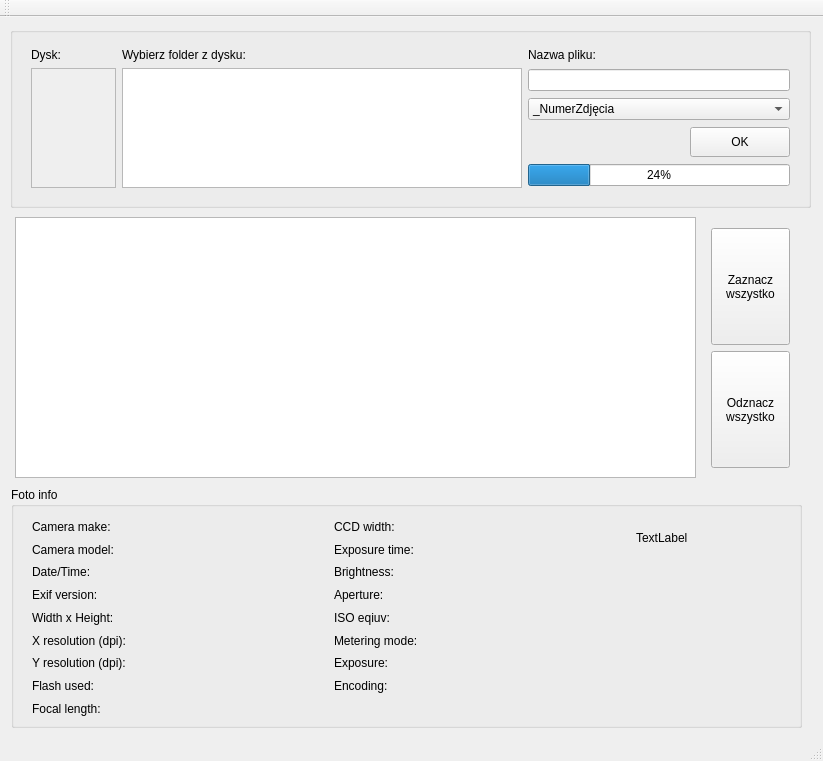
<?xml version="1.0" encoding="UTF-8"?>
<ui version="4.0">
 <class>MainWindow</class>
 <widget class="QMainWindow" name="MainWindow">
  <property name="geometry">
   <rect>
    <x>0</x>
    <y>0</y>
    <width>823</width>
    <height>761</height>
   </rect>
  </property>
  <property name="sizePolicy">
   <sizepolicy hsizetype="Expanding" vsizetype="Expanding">
    <horstretch>0</horstretch>
    <verstretch>0</verstretch>
   </sizepolicy>
  </property>
  <property name="minimumSize">
   <size>
    <width>823</width>
    <height>761</height>
   </size>
  </property>
  <property name="maximumSize">
   <size>
    <width>823</width>
    <height>761</height>
   </size>
  </property>
  <property name="windowTitle">
   <string>MainWindow</string>
  </property>
  <widget class="QWidget" name="centralWidget">
   <widget class="QGroupBox" name="groupBox">
    <property name="geometry">
     <rect>
      <x>10</x>
      <y>10</y>
      <width>801</width>
      <height>181</height>
     </rect>
    </property>
    <property name="title">
     <string/>
    </property>
    <widget class="QWidget" name="gridLayoutWidget">
     <property name="geometry">
      <rect>
       <x>10</x>
       <y>10</y>
       <width>781</width>
       <height>162</height>
      </rect>
     </property>
     <layout class="QGridLayout" name="gridLayout">
      <item row="1" column="1">
       <widget class="QTreeView" name="treeView">
        <property name="minimumSize">
         <size>
          <width>400</width>
          <height>0</height>
         </size>
        </property>
        <property name="verticalScrollBarPolicy">
         <enum>Qt::ScrollBarAsNeeded</enum>
        </property>
        <property name="horizontalScrollBarPolicy">
         <enum>Qt::ScrollBarAsNeeded</enum>
        </property>
        <property name="autoScroll">
         <bool>true</bool>
        </property>
        <property name="editTriggers">
         <set>QAbstractItemView::CurrentChanged|QAbstractItemView::DoubleClicked|QAbstractItemView::EditKeyPressed|QAbstractItemView::SelectedClicked</set>
        </property>
        <property name="wordWrap">
         <bool>false</bool>
        </property>
        <attribute name="headerVisible">
         <bool>false</bool>
        </attribute>
       </widget>
      </item>
      <item row="1" column="2">
       <layout class="QVBoxLayout" name="verticalLayout">
        <item>
         <widget class="QLineEdit" name="lineEdit"/>
        </item>
        <item>
         <widget class="QComboBox" name="comboBox">
          <item>
           <property name="text">
            <string>_NumerZdjęcia</string>
           </property>
          </item>
          <item>
           <property name="text">
            <string>_RRRR_MMDD_GodzinaMinutaSekunda</string>
           </property>
          </item>
         </widget>
        </item>
        <item>
         <widget class="QPushButton" name="pushButton">
          <property name="sizePolicy">
           <sizepolicy hsizetype="Preferred" vsizetype="Preferred">
            <horstretch>0</horstretch>
            <verstretch>0</verstretch>
           </sizepolicy>
          </property>
          <property name="maximumSize">
           <size>
            <width>100</width>
            <height>30</height>
           </size>
          </property>
          <property name="layoutDirection">
           <enum>Qt::RightToLeft</enum>
          </property>
          <property name="text">
           <string>OK</string>
          </property>
         </widget>
        </item>
        <item>
         <widget class="QProgressBar" name="progressBar">
          <property name="value">
           <number>24</number>
          </property>
         </widget>
        </item>
       </layout>
      </item>
      <item row="0" column="1">
       <widget class="QLabel" name="label">
        <property name="text">
         <string>Wybierz folder z dysku: </string>
        </property>
       </widget>
      </item>
      <item row="0" column="2">
       <widget class="QLabel" name="label_2">
        <property name="text">
         <string>Nazwa pliku:</string>
        </property>
       </widget>
      </item>
      <item row="0" column="0">
       <widget class="QLabel" name="label_3">
        <property name="text">
         <string>Dysk:</string>
        </property>
       </widget>
      </item>
      <item row="1" column="0">
       <widget class="QScrollArea" name="scrollArea">
        <property name="sizePolicy">
         <sizepolicy hsizetype="Preferred" vsizetype="Preferred">
          <horstretch>0</horstretch>
          <verstretch>0</verstretch>
         </sizepolicy>
        </property>
        <property name="minimumSize">
         <size>
          <width>85</width>
          <height>0</height>
         </size>
        </property>
        <property name="maximumSize">
         <size>
          <width>85</width>
          <height>16777215</height>
         </size>
        </property>
        <property name="widgetResizable">
         <bool>true</bool>
        </property>
        <widget class="QWidget" name="scrollAreaWidgetContents">
         <property name="geometry">
          <rect>
           <x>0</x>
           <y>0</y>
           <width>81</width>
           <height>137</height>
          </rect>
         </property>
        </widget>
       </widget>
      </item>
     </layout>
    </widget>
   </widget>
   <widget class="QListView" name="listView">
    <property name="geometry">
     <rect>
      <x>15</x>
      <y>200</y>
      <width>681</width>
      <height>261</height>
     </rect>
    </property>
   </widget>
   <widget class="QWidget" name="verticalLayoutWidget">
    <property name="geometry">
     <rect>
      <x>700</x>
      <y>200</y>
      <width>101</width>
      <height>262</height>
     </rect>
    </property>
    <layout class="QVBoxLayout" name="verticalLayout_2">
     <item>
      <widget class="QPushButton" name="pushButton_2">
       <property name="sizePolicy">
        <sizepolicy hsizetype="Preferred" vsizetype="Preferred">
         <horstretch>0</horstretch>
         <verstretch>0</verstretch>
        </sizepolicy>
       </property>
       <property name="text">
        <string>Zaznacz 
wszystko</string>
       </property>
      </widget>
     </item>
     <item>
      <widget class="QPushButton" name="pushButton_3">
       <property name="sizePolicy">
        <sizepolicy hsizetype="Preferred" vsizetype="Preferred">
         <horstretch>0</horstretch>
         <verstretch>0</verstretch>
        </sizepolicy>
       </property>
       <property name="text">
        <string>Odznacz 
wszystko</string>
       </property>
      </widget>
     </item>
    </layout>
   </widget>
   <widget class="QGroupBox" name="groupBox_2">
    <property name="geometry">
     <rect>
      <x>11</x>
      <y>470</y>
      <width>791</width>
      <height>241</height>
     </rect>
    </property>
    <property name="title">
     <string>Foto info</string>
    </property>
    <widget class="QWidget" name="gridLayoutWidget_2">
     <property name="geometry">
      <rect>
       <x>10</x>
       <y>20</y>
       <width>771</width>
       <height>221</height>
      </rect>
     </property>
     <layout class="QGridLayout" name="gridLayout_2">
      <item row="0" column="4" rowspan="2">
       <widget class="QLabel" name="label_4">
        <property name="text">
         <string>TextLabel</string>
        </property>
       </widget>
      </item>
      <item row="0" column="0">
       <widget class="QLabel" name="label_5">
        <property name="sizePolicy">
         <sizepolicy hsizetype="Fixed" vsizetype="Fixed">
          <horstretch>0</horstretch>
          <verstretch>0</verstretch>
         </sizepolicy>
        </property>
        <property name="minimumSize">
         <size>
          <width>10</width>
          <height>0</height>
         </size>
        </property>
        <property name="maximumSize">
         <size>
          <width>200</width>
          <height>200</height>
         </size>
        </property>
        <property name="text">
         <string>Camera make:</string>
        </property>
       </widget>
      </item>
      <item row="1" column="0">
       <widget class="QLabel" name="label_6">
        <property name="sizePolicy">
         <sizepolicy hsizetype="Fixed" vsizetype="Fixed">
          <horstretch>0</horstretch>
          <verstretch>0</verstretch>
         </sizepolicy>
        </property>
        <property name="minimumSize">
         <size>
          <width>10</width>
          <height>0</height>
         </size>
        </property>
        <property name="maximumSize">
         <size>
          <width>200</width>
          <height>200</height>
         </size>
        </property>
        <property name="text">
         <string>Camera model:</string>
        </property>
       </widget>
      </item>
      <item row="2" column="0">
       <widget class="QLabel" name="label_7">
        <property name="sizePolicy">
         <sizepolicy hsizetype="Fixed" vsizetype="Fixed">
          <horstretch>0</horstretch>
          <verstretch>0</verstretch>
         </sizepolicy>
        </property>
        <property name="minimumSize">
         <size>
          <width>10</width>
          <height>0</height>
         </size>
        </property>
        <property name="maximumSize">
         <size>
          <width>200</width>
          <height>200</height>
         </size>
        </property>
        <property name="text">
         <string>Date/Time:</string>
        </property>
       </widget>
      </item>
      <item row="3" column="0">
       <widget class="QLabel" name="label_8">
        <property name="sizePolicy">
         <sizepolicy hsizetype="Fixed" vsizetype="Fixed">
          <horstretch>0</horstretch>
          <verstretch>0</verstretch>
         </sizepolicy>
        </property>
        <property name="minimumSize">
         <size>
          <width>10</width>
          <height>0</height>
         </size>
        </property>
        <property name="maximumSize">
         <size>
          <width>200</width>
          <height>200</height>
         </size>
        </property>
        <property name="text">
         <string>Exif version:</string>
        </property>
       </widget>
      </item>
      <item row="8" column="0">
       <widget class="QLabel" name="label_9">
        <property name="sizePolicy">
         <sizepolicy hsizetype="Fixed" vsizetype="Fixed">
          <horstretch>0</horstretch>
          <verstretch>0</verstretch>
         </sizepolicy>
        </property>
        <property name="minimumSize">
         <size>
          <width>10</width>
          <height>0</height>
         </size>
        </property>
        <property name="maximumSize">
         <size>
          <width>200</width>
          <height>200</height>
         </size>
        </property>
        <property name="text">
         <string>Focal length:</string>
        </property>
       </widget>
      </item>
      <item row="7" column="0">
       <widget class="QLabel" name="label_10">
        <property name="sizePolicy">
         <sizepolicy hsizetype="Fixed" vsizetype="Fixed">
          <horstretch>0</horstretch>
          <verstretch>0</verstretch>
         </sizepolicy>
        </property>
        <property name="minimumSize">
         <size>
          <width>10</width>
          <height>0</height>
         </size>
        </property>
        <property name="maximumSize">
         <size>
          <width>200</width>
          <height>200</height>
         </size>
        </property>
        <property name="text">
         <string>Flash used:</string>
        </property>
       </widget>
      </item>
      <item row="4" column="0">
       <widget class="QLabel" name="label_11">
        <property name="sizePolicy">
         <sizepolicy hsizetype="Fixed" vsizetype="Fixed">
          <horstretch>0</horstretch>
          <verstretch>0</verstretch>
         </sizepolicy>
        </property>
        <property name="minimumSize">
         <size>
          <width>10</width>
          <height>0</height>
         </size>
        </property>
        <property name="maximumSize">
         <size>
          <width>200</width>
          <height>200</height>
         </size>
        </property>
        <property name="text">
         <string>Width x Height:</string>
        </property>
       </widget>
      </item>
      <item row="5" column="0">
       <widget class="QLabel" name="label_12">
        <property name="sizePolicy">
         <sizepolicy hsizetype="Fixed" vsizetype="Fixed">
          <horstretch>0</horstretch>
          <verstretch>0</verstretch>
         </sizepolicy>
        </property>
        <property name="minimumSize">
         <size>
          <width>10</width>
          <height>0</height>
         </size>
        </property>
        <property name="maximumSize">
         <size>
          <width>200</width>
          <height>200</height>
         </size>
        </property>
        <property name="text">
         <string>X resolution (dpi):</string>
        </property>
       </widget>
      </item>
      <item row="6" column="0">
       <widget class="QLabel" name="label_13">
        <property name="sizePolicy">
         <sizepolicy hsizetype="Fixed" vsizetype="Fixed">
          <horstretch>0</horstretch>
          <verstretch>0</verstretch>
         </sizepolicy>
        </property>
        <property name="minimumSize">
         <size>
          <width>10</width>
          <height>0</height>
         </size>
        </property>
        <property name="maximumSize">
         <size>
          <width>200</width>
          <height>200</height>
         </size>
        </property>
        <property name="text">
         <string>Y resolution (dpi):</string>
        </property>
       </widget>
      </item>
      <item row="3" column="2">
       <widget class="QLabel" name="label_14">
        <property name="text">
         <string>Aperture:</string>
        </property>
       </widget>
      </item>
      <item row="0" column="2">
       <widget class="QLabel" name="label_15">
        <property name="text">
         <string>CCD width:</string>
        </property>
       </widget>
      </item>
      <item row="1" column="2">
       <widget class="QLabel" name="label_16">
        <property name="text">
         <string>Exposure time:</string>
        </property>
       </widget>
      </item>
      <item row="2" column="2">
       <widget class="QLabel" name="label_17">
        <property name="text">
         <string>Brightness:</string>
        </property>
       </widget>
      </item>
      <item row="4" column="2">
       <widget class="QLabel" name="label_18">
        <property name="text">
         <string>ISO eqiuv:</string>
        </property>
       </widget>
      </item>
      <item row="5" column="2">
       <widget class="QLabel" name="label_19">
        <property name="text">
         <string>Metering mode:</string>
        </property>
       </widget>
      </item>
      <item row="6" column="2">
       <widget class="QLabel" name="label_20">
        <property name="text">
         <string>Exposure:</string>
        </property>
       </widget>
      </item>
      <item row="7" column="2">
       <widget class="QLabel" name="label_21">
        <property name="text">
         <string>Encoding:</string>
        </property>
       </widget>
      </item>
      <item row="0" column="1">
       <widget class="QLabel" name="label_camera_make">
        <property name="text">
         <string/>
        </property>
       </widget>
      </item>
      <item row="4" column="3">
       <widget class="QLabel" name="label_iso">
        <property name="text">
         <string/>
        </property>
       </widget>
      </item>
      <item row="1" column="1">
       <widget class="QLabel" name="label_camera_model">
        <property name="text">
         <string/>
        </property>
       </widget>
      </item>
      <item row="2" column="1">
       <widget class="QLabel" name="label_date">
        <property name="text">
         <string/>
        </property>
       </widget>
      </item>
      <item row="3" column="1">
       <widget class="QLabel" name="label_exif">
        <property name="text">
         <string/>
        </property>
       </widget>
      </item>
      <item row="4" column="1">
       <widget class="QLabel" name="label_width_height">
        <property name="text">
         <string/>
        </property>
       </widget>
      </item>
      <item row="5" column="1">
       <widget class="QLabel" name="label_X_reso">
        <property name="text">
         <string/>
        </property>
       </widget>
      </item>
      <item row="6" column="1">
       <widget class="QLabel" name="label_Y_reso">
        <property name="text">
         <string/>
        </property>
       </widget>
      </item>
      <item row="7" column="1">
       <widget class="QLabel" name="label_flash">
        <property name="text">
         <string/>
        </property>
       </widget>
      </item>
      <item row="8" column="1">
       <widget class="QLabel" name="label_focal">
        <property name="text">
         <string/>
        </property>
       </widget>
      </item>
      <item row="0" column="3">
       <widget class="QLabel" name="label_ccd">
        <property name="text">
         <string/>
        </property>
       </widget>
      </item>
      <item row="1" column="3">
       <widget class="QLabel" name="label_exposure_time">
        <property name="text">
         <string/>
        </property>
       </widget>
      </item>
      <item row="2" column="3">
       <widget class="QLabel" name="label_brightness">
        <property name="text">
         <string/>
        </property>
       </widget>
      </item>
      <item row="3" column="3">
       <widget class="QLabel" name="label_aperture">
        <property name="text">
         <string/>
        </property>
       </widget>
      </item>
      <item row="5" column="3">
       <widget class="QLabel" name="label_metering">
        <property name="text">
         <string/>
        </property>
       </widget>
      </item>
      <item row="6" column="3">
       <widget class="QLabel" name="label_exposure">
        <property name="text">
         <string/>
        </property>
       </widget>
      </item>
      <item row="7" column="3">
       <widget class="QLabel" name="label_encoding">
        <property name="text">
         <string/>
        </property>
       </widget>
      </item>
     </layout>
    </widget>
   </widget>
  </widget>
  <widget class="QMenuBar" name="menuBar">
   <property name="geometry">
    <rect>
     <x>0</x>
     <y>0</y>
     <width>823</width>
     <height>18</height>
    </rect>
   </property>
  </widget>
  <widget class="QToolBar" name="mainToolBar">
   <attribute name="toolBarArea">
    <enum>TopToolBarArea</enum>
   </attribute>
   <attribute name="toolBarBreak">
    <bool>false</bool>
   </attribute>
  </widget>
  <widget class="QStatusBar" name="statusBar"/>
 </widget>
 <layoutdefault spacing="6" margin="11"/>
 <resources/>
 <connections>
  <connection>
   <sender>treeView</sender>
   <signal>clicked(QModelIndex)</signal>
   <receiver>MainWindow</receiver>
   <slot>getDirPath()</slot>
   <hints>
    <hint type="sourcelabel">
     <x>192</x>
     <y>141</y>
    </hint>
    <hint type="destinationlabel">
     <x>254</x>
     <y>38</y>
    </hint>
   </hints>
  </connection>
  <connection>
   <sender>pushButton_2</sender>
   <signal>clicked()</signal>
   <receiver>listView</receiver>
   <slot>selectAll()</slot>
   <hints>
    <hint type="sourcelabel">
     <x>727</x>
     <y>253</y>
    </hint>
    <hint type="destinationlabel">
     <x>644</x>
     <y>266</y>
    </hint>
   </hints>
  </connection>
  <connection>
   <sender>pushButton_3</sender>
   <signal>clicked()</signal>
   <receiver>listView</receiver>
   <slot>clearSelection()</slot>
   <hints>
    <hint type="sourcelabel">
     <x>744</x>
     <y>451</y>
    </hint>
    <hint type="destinationlabel">
     <x>609</x>
     <y>314</y>
    </hint>
   </hints>
  </connection>
  <connection>
   <sender>pushButton</sender>
   <signal>clicked()</signal>
   <receiver>MainWindow</receiver>
   <slot>getSelectedIDListView()</slot>
   <hints>
    <hint type="sourcelabel">
     <x>798</x>
     <y>172</y>
    </hint>
    <hint type="destinationlabel">
     <x>810</x>
     <y>227</y>
    </hint>
   </hints>
  </connection>
  <connection>
   <sender>listView</sender>
   <signal>clicked(QModelIndex)</signal>
   <receiver>MainWindow</receiver>
   <slot>getSelectedItem()</slot>
   <hints>
    <hint type="sourcelabel">
     <x>463</x>
     <y>385</y>
    </hint>
    <hint type="destinationlabel">
     <x>610</x>
     <y>502</y>
    </hint>
   </hints>
  </connection>
 </connections>
 <slots>
  <signal>signalGetDirPath()</signal>
  <signal>signalGetSelectedIDListView()</signal>
  <signal>signalGetSelectedItem()</signal>
  <slot>getDirPath()</slot>
  <slot>getSelectedIDListView()</slot>
  <slot>getSelectedItem()</slot>
 </slots>
</ui>
